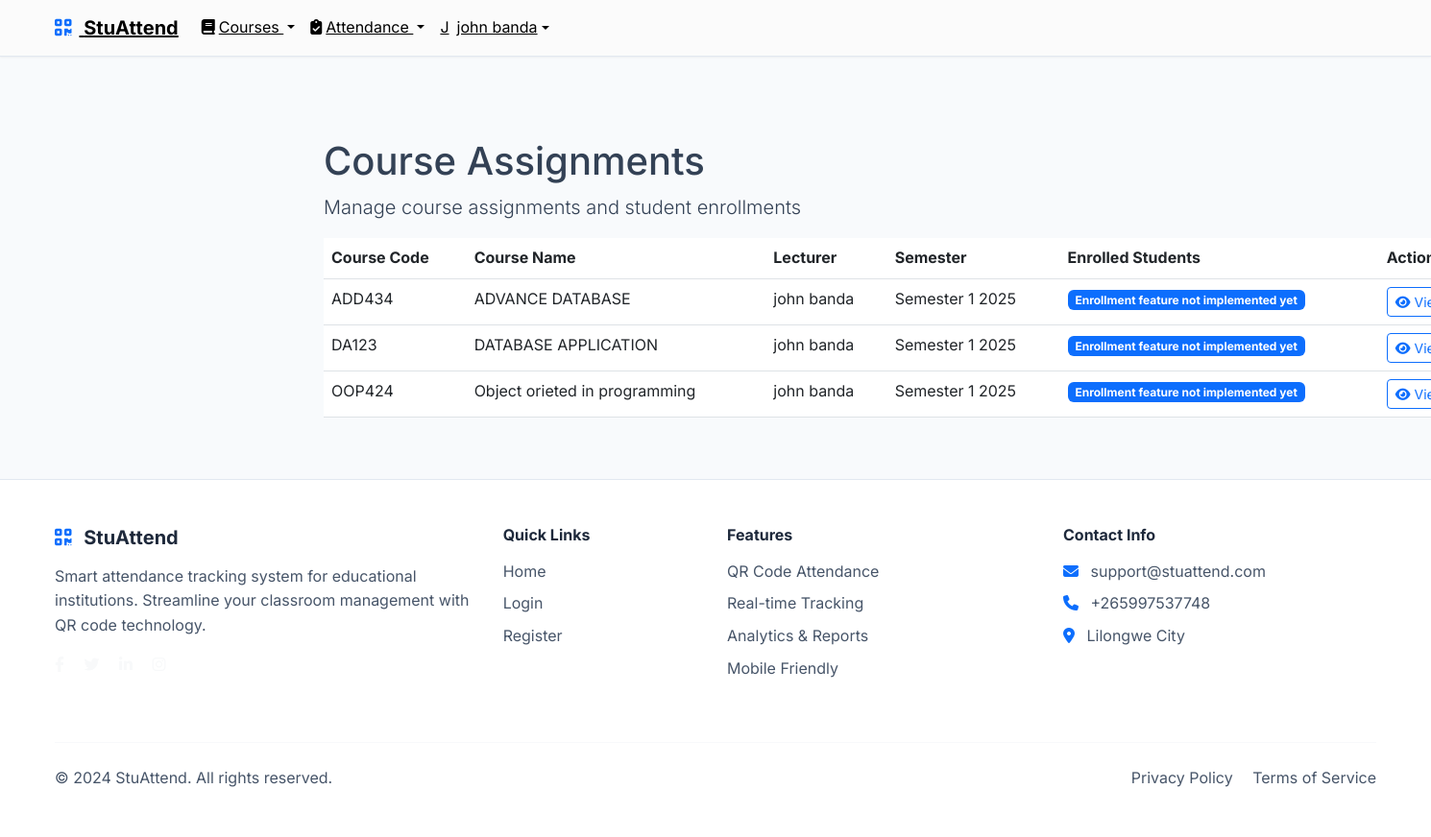
The app's page /courses/assignments/ (signed in) with its own data.
### accounts/models.py (models this page shows, shortened)
class User(AbstractUser):
    ROLE_CHOICES = [
        ('admin', 'Administrator'),
        ('lecturer', 'Lecturer'),
        ('student', 'Student'),
    ]
    role = models.CharField(max_length=10, choices=ROLE_CHOICES, default='student')
    email = models.EmailField(unique=True)
    phone = models.CharField(
        max_length=15,
        validators=[RegexValidator(r'^\+?1?\d{9,15}$')],
        blank=True,
        null=True
    )
    created_at = models.DateTimeField(auto_now_add=True)
    updated_at = models.DateTimeField(auto_now=True)
    USERNAME_FIELD = 'email'
    REQUIRED_FIELDS = ['username', 'first_name', 'last_name']

class Lecturer(models.Model):
    user = models.OneToOneField(User, on_delete=models.CASCADE, related_name='lecturer_profile')
    employee_id = models.CharField(max_length=20, unique=True)
    department = models.CharField(max_length=100)
    qualification = models.CharField(max_length=200)
    hire_date = models.DateField(auto_now_add=True)

### courses/models.py (models this page shows, shortened)
class Course(models.Model):
    code = models.CharField(max_length=10, unique=True)
    name = models.CharField(max_length=100)
    description = models.TextField()
    credit_hours = models.IntegerField(default=3)
    lecturer = models.ForeignKey(Lecturer, on_delete=models.CASCADE, related_name='courses')
    semester = models.ForeignKey(Semester, on_delete=models.CASCADE, related_name='courses')
    created_at = models.DateTimeField(auto_now_add=True)
    class Meta:
        ordering = ['code']

class Semester(models.Model):
    SEMESTER_CHOICES = [
        ('Fall', 'Fall'),
        ('Spring', 'Spring'),
        ('Summer', 'Summer'),
    ]
    name = models.CharField(max_length=20, choices=SEMESTER_CHOICES)
    year = models.IntegerField(
        validators=[MinValueValidator(2020), MaxValueValidator(2030)]
    )
    start_date = models.DateField()
    end_date = models.DateField()
    is_active = models.BooleanField(default=True)
    class Meta:
        unique_together = ['name', 'year']
        ordering = ['-year', '-start_date']

### courses/views.py (the view)
# urls.py: path('assignments/', views.course_assignments, name='course_assignments'),
@login_required
def course_assignments(request):
    if request.user.role not in ['admin', 'lecturer']:
        messages.error(request, 'Access denied.')
        return redirect('dashboard:home')
    if request.user.role == 'lecturer':
        try:
            lecturer_profile = request.user.lecturer_profile
            courses = Course.objects.filter(lecturer=lecturer_profile)
        except User.lecturer_profile.RelatedObjectDoesNotExist:
            messages.warning(request, 'You do not have a lecturer profile. Please complete your profile first.')
            return redirect('accounts:complete_lecturer_profile')
    else:
        courses = Course.objects.all()
    context = {
        'courses': courses,
    }
    return render(request, 'courses/course_assignments.html', context)

### templates/courses/course_assignments.html (shortened to what this page needs)
{% extends 'base/base.html' %}
{% block content %}
<div class="container mt-5">
    <div class="row">
        <div class="col-md-12">
            <h1>Course Assignments</h1>
            <p class="lead">Manage course assignments and student enrollments</p>
            {% if courses %}
                <div class="table-responsive">
                    <table class="table table-hover">
                        <thead>
                            <tr>
                                <th>Course Code</th>
                                <th>Course Name</th>
                                <th>Lecturer</th>
                                <th>Semester</th>
                                <th>Enrolled Students</th>
                                <th>Actions</th>
                            </tr>
                        </thead>
                        <tbody>
                            {% for course in courses %}
                            <tr>
                                <td>{{ course.code }}</td>
                                <td>{{ course.name }}</td>
                                <td>{{ course.lecturer.user.get_full_name }}</td>
                                <td>{{ course.semester.name }} {{ course.semester.year }}</td>
                                <td>
                                    <span class="badge bg-primary">
                                        Enrollment feature not implemented yet
                                    </span>
                                </td>
                                <td>
                                    <a href="{% url 'courses:course_detail' course.pk %}" class="btn btn-sm btn-outline-primary">
                                        <i class="fas fa-eye"></i> View
                                    </a>
                                </td>
                            </tr>
                            {% endfor %}
                        </tbody>
                    </table>
                </div>
            {% endif %}
        </div>
    </div>
</div>
{% endblock %}

### templates/base/base.html (shortened to what this page needs)
<!DOCTYPE html>
<html lang="en">
{% load static %}
<head>
    <link href="https://cdn.jsdelivr.net/npm/bootstrap@5.3.0/dist/css/bootstrap.min.css" rel="stylesheet">
    <link rel="stylesheet" href="https://cdn.jsdelivr.net/npm/bootstrap-icons@1.10.0/font/bootstrap-icons.css">
    <link rel="stylesheet" href="https://cdnjs.cloudflare.com/ajax/libs/font-awesome/6.4.0/css/all.min.css">
    <link rel="stylesheet" href="{% static 'css/modern-styles.css' %}">
    <link rel="stylesheet" href="{% static 'css/styles.css' %}">
</head>
<body>
    <nav class="navbar navbar-expand-lg navbar-modern fixed-top" id="mainNavbar">
        <div class="container">
            <a class="navbar-brand fw-bold" href="/">
                <i class="fas fa-qrcode text-primary me-2"></i>
                StuAttend
            </a>
            <div class="collapse navbar-collapse" id="navbarNav">
                <ul class="navbar-nav">
                    {% if user.is_authenticated %}
                        <li class="nav-item dropdown">
                            <a class="nav-link dropdown-toggle {% if 'courses' in request.path %}active{% endif %}" href="#" id="coursesDropdown" role="button" data-bs-toggle="dropdown" aria-expanded="false">
                                <i class="fas fa-book me-1"></i>Courses
                            </a>
                        </li>
                        <li class="nav-item dropdown">
                            <a class="nav-link dropdown-toggle {% if 'attendance' in request.path %}active{% endif %}" href="#" id="attendanceDropdown" role="button" data-bs-toggle="dropdown" aria-expanded="false">
                                <i class="fas fa-clipboard-check me-1"></i>Attendance
                            </a>
                        </li>
                        <li class="nav-item dropdown">
                            <a class="nav-link dropdown-toggle d-flex align-items-center" href="#" id="navbarDropdown" role="button" data-bs-toggle="dropdown">
                                <div class="avatar-circle me-2">
                                    {{ user.get_full_name|default:user.username|first|upper }}
                                </div>
                                {{ user.get_full_name|default:user.username }}
                            </a>
                        </li>
                    {% endif %}
                </ul>
            </div>
        </div>
    </nav>
    <main class="{% if not request.path == '/' %}main-content container-fluid mt-5 pt-5{% endif %}">
        {% block content %}{% endblock %}
    </main>
    <footer class="footer-modern py-5 mt-5">
        <div class="container">
            <div class="row">
                <div class="col-lg-4 mb-4">
                    <h5 class="fw-bold mb-3">
                        <i class="fas fa-qrcode text-primary me-2"></i>
                        StuAttend
                    </h5>
                    <p class="text-light-emphasis">
                        Smart attendance tracking system for educational institutions.
                        Streamline your classroom management with QR code technology.
                    </p>
                    <div class="social-links">
                        <a href="#" class="text-light me-3"><i class="fab fa-facebook-f"></i></a>
                        <a href="#" class="text-light me-3"><i class="fab fa-twitter"></i></a>
                        <a href="#" class="text-light me-3"><i class="fab fa-linkedin-in"></i></a>
                        <a href="#" class="text-light"><i class="fab fa-instagram"></i></a>
                    </div>
                </div>
                <div class="col-lg-2 mb-4">
                    <h6 class="fw-bold mb-3">Quick Links</h6>
                    <ul class="list-unstyled">
                        <li class="mb-2"><a href="/" class="text-light-emphasis text-decoration-none">Home</a></li>
                        <li class="mb-2"><a href="{% url 'accounts:login' %}" class="text-light-emphasis text-decoration-none">Login</a></li>
                        <li class="mb-2"><a href="{% url 'accounts:register' %}" class="text-light-emphasis text-decoration-none">Register</a></li>
                    </ul>
                </div>
                <div class="col-lg-3 mb-4">
                    <h6 class="fw-bold mb-3">Features</h6>
                    <ul class="list-unstyled">
                        <li class="mb-2"><a href="#" class="text-light-emphasis text-decoration-none">QR Code Attendance</a></li>
                        <li class="mb-2"><a href="#" class="text-light-emphasis text-decoration-none">Real-time Tracking</a></li>
                        <li class="mb-2"><a href="#" class="text-light-emphasis text-decoration-none">Analytics & Reports</a></li>
                        <li class="mb-2"><a href="#" class="text-light-emphasis text-decoration-none">Mobile Friendly</a></li>
                    </ul>
                </div>
                <div class="col-lg-3 mb-4">
                    <h6 class="fw-bold mb-3">Contact Info</h6>
                    <ul class="list-unstyled">
                        <li class="mb-2">
                            <i class="fas fa-envelope text-primary me-2"></i>
                            <span class="text-light-emphasis">support@stuattend.com</span>
                        </li>
                        <li class="mb-2">
                            <i class="fas fa-phone text-primary me-2"></i>
                            <span class="text-light-emphasis">+265997537748</span>
                        </li>
                        <li class="mb-2">
                            <i class="fas fa-map-marker-alt text-primary me-2"></i>
                            <span class="text-light-emphasis">Lilongwe City</span>
                        </li>
                    </ul>
                </div>
            </div>
            <hr class="my-4">
            <div class="row align-items-center">
                <div class="col-md-6">
                    <p class="text-light-emphasis mb-0">&copy; 2024 StuAttend. All rights reserved.</p>
                </div>
                <div class="col-md-6 text-md-end">
                    <a href="#" class="text-light-emphasis text-decoration-none me-3">Privacy Policy</a>
                    <a href="#" class="text-light-emphasis text-decoration-none">Terms of Service</a>
                </div>
            </div>
        </div>
    </footer>
</body>
</html>

### static/css/modern-styles.css (style rules this page uses)
:root { --primary-color: #6366f1; --primary-dark: #4f46e5; --secondary-color: #8b5cf6; --accent-color: #06b6d4; --success-color: #10b981; --warning-color: #f59e0b; --error-color: #ef4444; --dark-color: #1e293b; --light-color: #f8fafc; --gray-100: #f1f5f9; --gray-200: #e2e8f0; --gray-300: #cbd5e1; --gray-400: #94a3b8; --gray-500: #64748b; --gray-600: #475569; --gray-700: #334155; --gray-800: #1e293b; --gray-900: #0f172a; --shadow-sm: 0 1px 2px 0 rgb(0 0 0 / 0.05); --shadow-md: 0 4px 6px -1px rgb(0 0 0 / 0.1), 0 2px 4px -2px rgb(0 0 0 / 0.1); --shadow-lg: 0 10px 15px -3px rgb(0 0 0 / 0.1), 0 4px 6px -4px rgb(0 0 0 / 0.1); --shadow-xl: 0 20px 25px -5px rgb(0 0 0 / 0.1), 0 8px 10px -6px rgb(0 0 0 / 0.1); --border-radius: 0.5rem; --border-radius-lg: 0.75rem; --border-radius-xl: 1rem; }
* { margin: 0; padding: 0; box-sizing: border-box; }
body { font-family: 'Inter', -apple-system, BlinkMacSystemFont, 'Segoe UI', Roboto, sans-serif; line-height: 1.6; color: var(--gray-700); background-color: var(--light-color); }
.navbar-modern { background: #FBFBFB; backdrop-filter: blur(10px); border-bottom: 1px solid var(--gray-200); transition: all 0.3s ease; box-shadow: var(--shadow-sm); z-index: 1030; }
.navbar-modern .navbar-brand, .navbar-modern .nav-link { color: initial !important; text-decoration: underline !important; }
.footer-modern { background: white; color: var(--gray-700); border-top: 1px solid var(--gray-200); padding: 3rem 0 1rem; }
.footer-modern h5, .footer-modern h6 { color: var(--gray-800); }
.footer-modern .text-light-emphasis { color: var(--gray-600) !important; }
.footer-modern a { color: initial; text-decoration: underline; transition: none; }
.footer-modern .social-links a { color: var(--gray-600); transition: color 0.3s ease; }
.footer-modern hr { border-color: var(--gray-200); }
.main-content { transition: margin-left 0.3s ease; }
@media (min-width: 992px) { .main-content { margin-left: 280px; } }
@media (min-width: 1200px) { .container { max-width: 1400px; } }
body { transition: padding-top 0.3s ease; }

### records on screen
User: get_full_name|first "J", get_full_name "john banda"
Course: code "ADD434", name "ADVANCE DATABASE", lecturer.user.get_full_name "john banda", semester.name "Semester 1", semester.year "2025"
Course: code "DA123", name "DATABASE APPLICATION", lecturer.user.get_full_name "john banda", semester.name "Semester 1", semester.year "2025"
Course: code "OOP424", name "Object orieted in programming", lecturer.user.get_full_name "john banda", semester.name "Semester 1", semester.year "2025"
